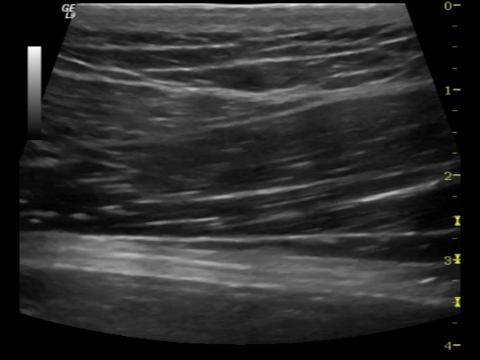
//> input picture frame 13 of Project/vid/vid1.mp4, 480 x 360 px
$ ./BackgForegSep   (built with g++ and OpenCV 4)
//> lines starting //> are read from the running program, lines starting //| are printed output that depends on the picture; after the words box and inside, x2 and y2 are one past the last pixel; in counts of white or black regions, pixels touching at a corner belong together
#include <opencv2/opencv.hpp>
#include <iostream>
#include <opencv2/highgui/highgui.hpp>
#include <opencv2/video/background_segm.hpp>
#include <opencv2/core/core.hpp>

using namespace std;
using namespace cv;

bool type;
int method;
int threshValue;
string filename = "vid/vid1.mp4";
Mat frame;

int main()
{
	Mat fgMaskMOG2; //fg mask fg mask generated by MOG2 method
	Ptr<BackgroundSubtractor> pMOG2; //MOG2 Background subtractor
	pMOG2 = createBackgroundSubtractorMOG2(); //MOG2 approach

	//opens default camera
	VideoCapture cap(0);
  VideoCapture capture(filename);

	//check if success
	if (!cap.isOpened())
		{
			cout << "Error when reading camera!" << endl;
			return -1;
		}
  if(!capture.isOpened())
	{
		cout << "Error when reading video file!" << endl;
		return -1;
	}

	//presents options to user
	system("clear");		//clears terminal window
	cout << endl << "---------------" << endl;
	cout << " Choose Video Capture[0] or load a Video File[1]" << endl;
	cout << "---------------" << endl << endl;
	cin >> type;
//> the answer given: 1

  if(type)
  {
    namedWindow( "Video File", 1);
    for( ; ; )
    {
      capture >> frame;
//> frame is the input picture: 360 rows x 480 cols, CV_8UC3; mean B, G, R 44.4, 44.5, 44.5
      if(frame.empty())
        break;
      imshow("Video File", frame);

			//update the background model
			pMOG2->apply(frame, fgMaskMOG2);
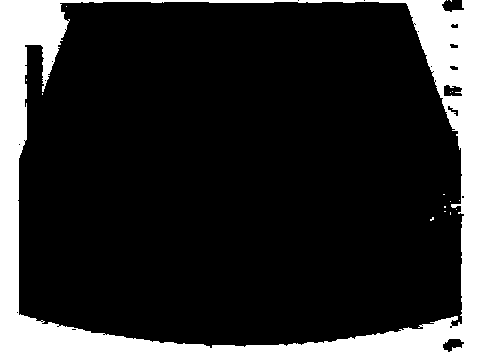
//> fgMaskMOG2: 360 rows x 480 cols, CV_8UC1; values 127 (black) and 255 (white), 18.6% white; 16 white regions (15 under 20 px), largest, box (x1, y1, x2, y2) and area: (0, 0, 480, 360) 32178
			//get the frame number and write it on the current frame
			stringstream ss;
			rectangle(frame, cv::Point(10, 2), cv::Point(100,20),
			          cv::Scalar(255,255,255), -1);
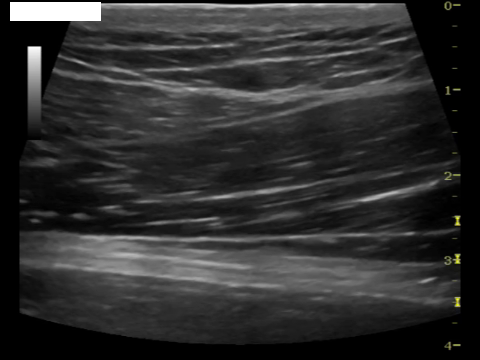
//> frame: 360 rows x 480 cols, CV_8UC3; 1% of pixels changed, all inside (x1, y1, x2, y2) = (10, 2, 101, 21)
			ss << capture.get(CAP_PROP_POS_FRAMES);
			string frameNumberString = ss.str();
			putText(frame, frameNumberString.c_str(), cv::Point(15, 15),
			        FONT_HERSHEY_SIMPLEX, 0.5 , cv::Scalar(0,0,0));
//> frame: 360 rows x 480 cols, CV_8UC3; 38 pixels changed, all inside (x1, y1, x2, y2) = (18, 5, 35, 16)
			//show the current frame and the fg masks
			imshow("Video File Subtracted", fgMaskMOG2);

      waitKey(20);
    }
    waitKey(0);
  }
	else
	{
		namedWindow("Video Capture", 1);
		for(;;)
		{
			cap >> frame;
			if(frame.empty())
				break;
			imshow("Video Capture", frame);
			pMOG2->apply(frame, fgMaskMOG2);
			imshow("Video Capture Subtracted", fgMaskMOG2);
			if (waitKey(5) >= 0) break;				//waits 30ms for program to render next frame
		}
		waitKey(0);
	}
}

$ run again, starting later in the video
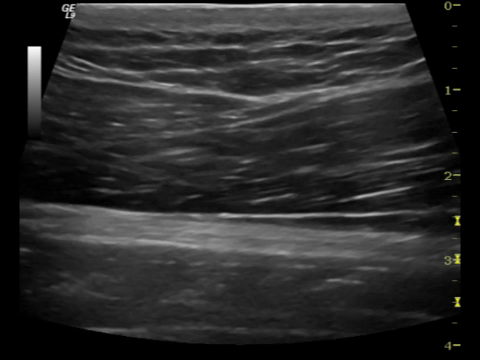
//> input picture frame 61 of Project/vid/vid1.mp4, 480 x 360 px
//> frame is the input picture: 360 rows x 480 cols, CV_8UC3; mean B, G, R 42.3, 42.4, 42.4
//> `pMOG2->apply(frame, fgMaskMOG2);`:
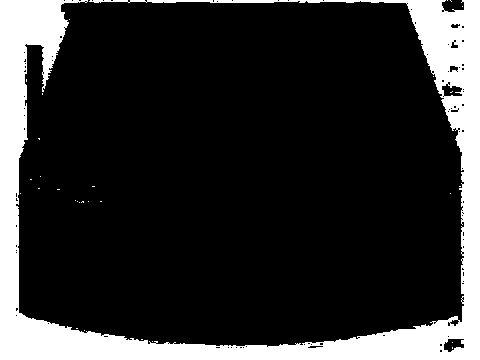
//> fgMaskMOG2: 360 rows x 480 cols, CV_8UC1; values 127 (black) and 255 (white), 18.4% white; 30 white regions (29 under 20 px), largest, box (x1, y1, x2, y2) and area: (0, 0, 480, 360) 31724
//> `rectangle(frame, cv::Point(10, 2), cv::Point(100,20), cv::Scalar(255,2..`:
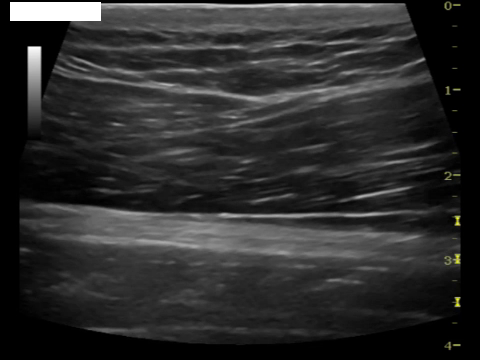
//> frame: 360 rows x 480 cols, CV_8UC3; 1% of pixels changed, all inside (x1, y1, x2, y2) = (10, 2, 101, 21)

$ run again, starting later in the video
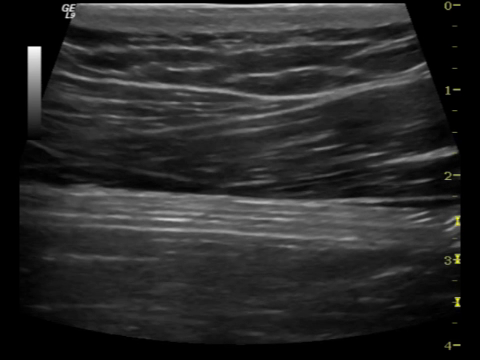
//> input picture frame 109 of Project/vid/vid1.mp4, 480 x 360 px
//> frame is the input picture: 360 rows x 480 cols, CV_8UC3; mean B, G, R 41.3, 41.5, 41.5
//> `pMOG2->apply(frame, fgMaskMOG2);`:
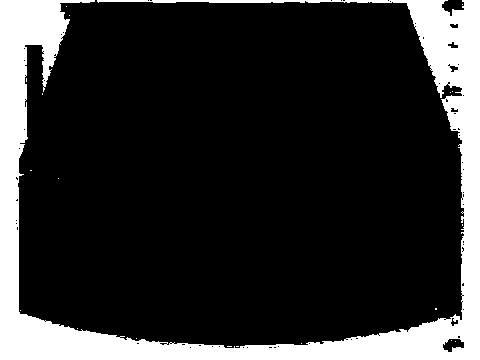
//> fgMaskMOG2: 360 rows x 480 cols, CV_8UC1; values 127 (black) and 255 (white), 18.5% white; 20 white regions (19 under 20 px), largest, box (x1, y1, x2, y2) and area: (0, 0, 480, 360) 31909
//> `rectangle(frame, cv::Point(10, 2), cv::Point(100,20), cv::Scalar(255,2..`:
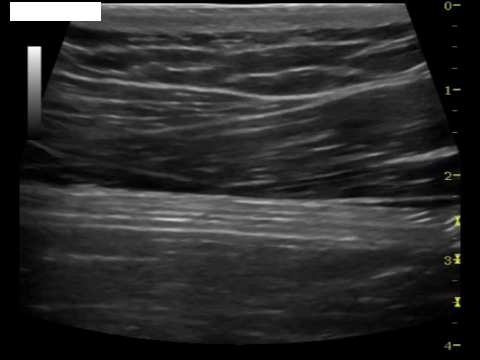
//> frame: 360 rows x 480 cols, CV_8UC3; 1% of pixels changed, all inside (x1, y1, x2, y2) = (10, 2, 101, 21)
